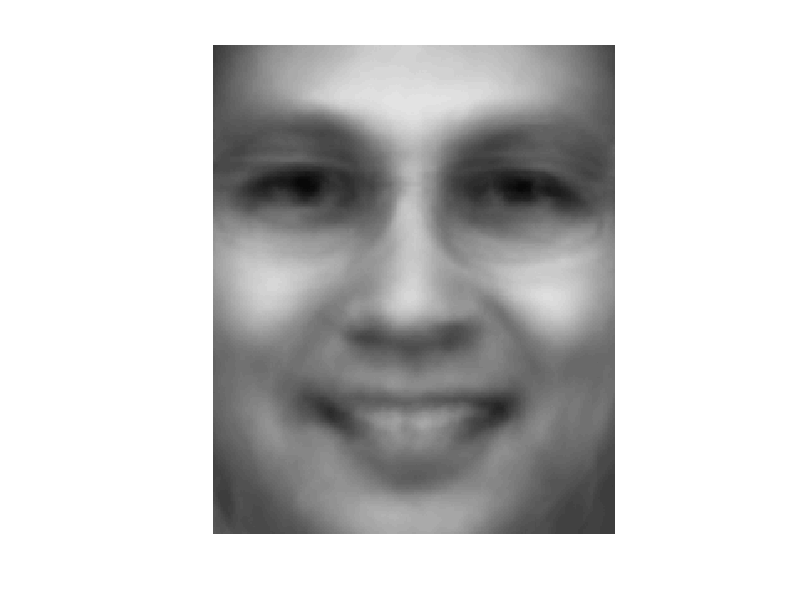

The MATLAB script that drew this image: (Note: this script raises an error after producing the figure.)
% getting data from file
hw3p1_data = load('hw3p1_data.mat');
width = hw3p1_data.rows;
height = hw3p1_data.cols;
data = hw3p1_data.x;

% part a
avg_face = mean(data);
avg_face_reshaped = reshape(avg_face, [width, height]);
imshow(avg_face_reshaped, [0 255]);

% part b
cent_data = data - avg_face;
[u, P, D] = snapshot_pca(cent_data);

efaces = zeros(P, D);
for i = 1:P
    efaces(:,:) = efaces(:,:) + u(:,i)*data(i,:);
end

figure;
for i = 1:P
    minx = min(efaces(i,:));
    maxx = max(efaces(i,:));
    face = (efaces(i,:) - minx)/(maxx-minx);
    
    if i <= 6
        reshaped_img = reshape(face, [width, height]);
        subplot(2,3,i);
        imshow(reshaped_img);
        title(strcat('eigenface #', num2str(i)));
    end
end

% part c
figure
subplot(3,5,1);
scatter(efaces(1,:), efaces(2,:));
title('PC1 x PC2')

subplot(3,5,2);
scatter(efaces(1,:), efaces(3,:));
title('PC1 x PC3')

subplot(3,5,3);
scatter(efaces(1,:), efaces(4,:));
title('PC1 x PC4')

subplot(3,5,4);
scatter(efaces(1,:), efaces(5,:));
title('PC1 x PC5');

subplot(3,5,5);
scatter(efaces(1,:), efaces(6,:));
title('PC1 x PC6');

subplot(3,5,6);
scatter(efaces(2,:), efaces(3,:));
title('PC2 x PC3');

subplot(3,5,7);
scatter(efaces(2,:), efaces(4,:));
title('PC2 x PC4');

subplot(3,5,8);
scatter(efaces(2,:), efaces(5,:));
title('PC2 x PC5');

subplot(3,5,9);
scatter(efaces(2,:), efaces(6,:));
title('PC2 x PC6');

subplot(3,5,10);
scatter(efaces(3,:), efaces(4,:));
title('PC3 x PC4');

subplot(3,5,11);
scatter(efaces(3,:), efaces(5,:));
title('PC3 x PC5');

subplot(3,5,12);
scatter(efaces(3,:), efaces(6,:));
title('PC3 x PC6');

subplot(3,5,13);
scatter(efaces(4,:), efaces(5,:));
title('PC4 x PC5');

subplot(3,5,14);
scatter(efaces(4,:), efaces(6,:));
title('PC4 x PC6');

subplot(3,5,15);
scatter(efaces(5,:), efaces(6,:));
title('PC5 x PC6');
